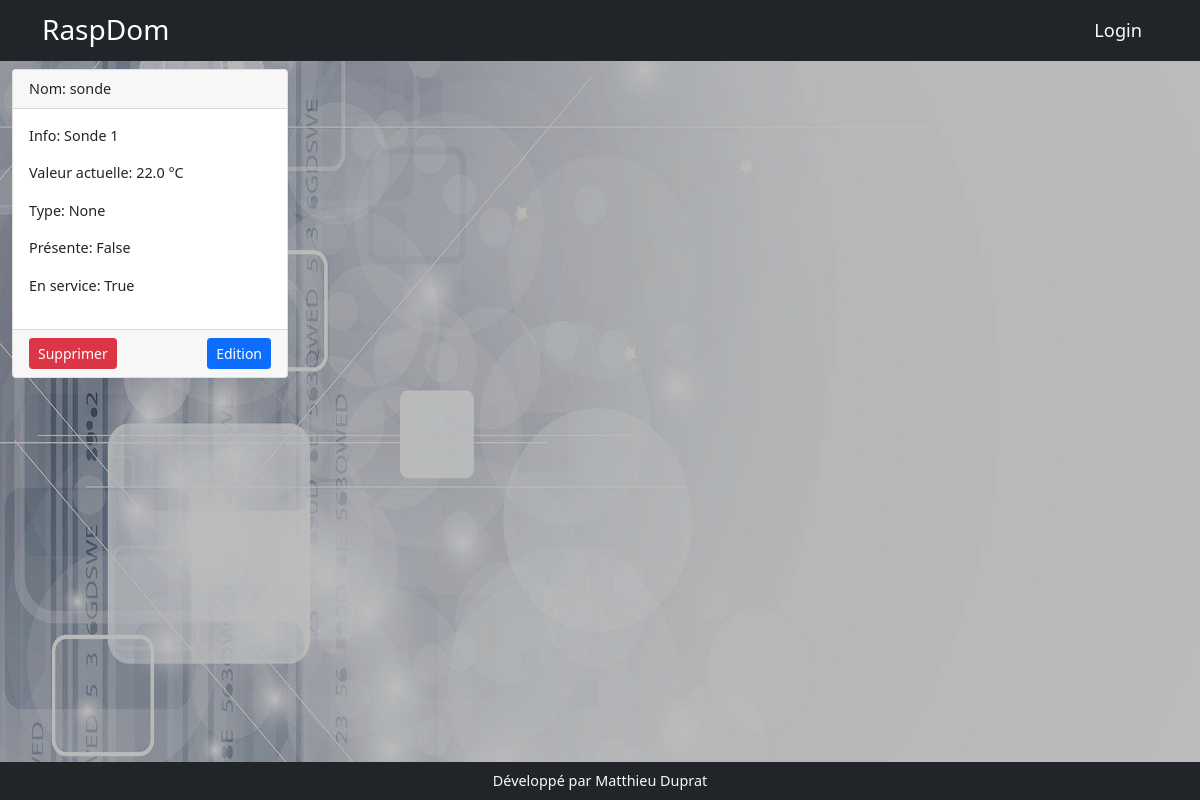
Page /sondes on the earlier database version.
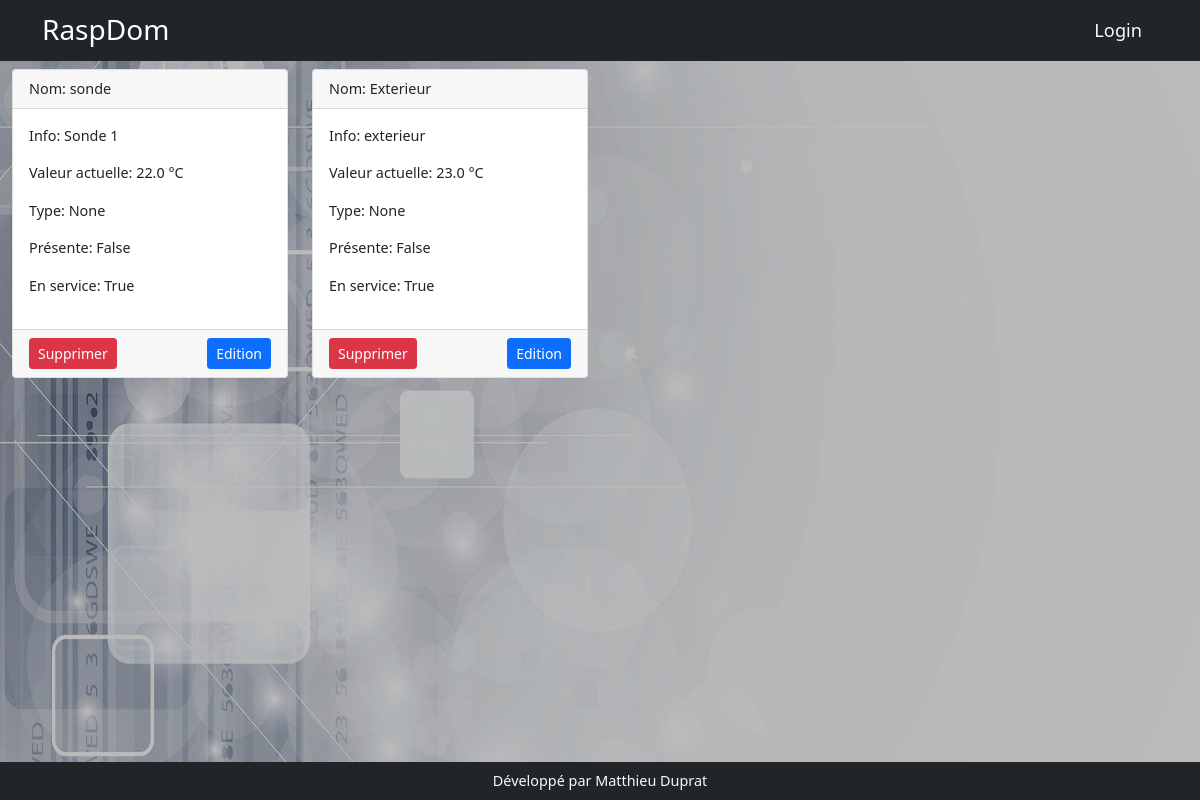
Same page on the later database version.
### models.py (models this page shows)
class Sonde(db.Model):
    id = db.Column(db.Integer, primary_key=True)
    nom = db.Column(db.String(200))
    min = db.Column(db.Float(),default=17.0)
    max = db.Column(db.Float(),default=19.0)
    unite = db.Column(db.String(20), default='')
    present = db.Column(db.Boolean(),default=False)
    appareil = db.relationship('Appareil', backref='appareil_sonde', lazy=True)
    en_service = db.Column(db.Boolean(), default=False)
    info = db.Column(db.String(200))
    chemin = db.Column(db.String(200))
    type_sonde = db.Column(db.String(20))
    sonde_valeur_id = db.relationship('ValeurSonde', backref='sonde_valeur', uselist=False, lazy=True, cascade="delete")

class ValeurSonde(db.Model):
    id = db.Column(db.Integer, primary_key=True)
    valeur = db.Column(db.Float())
    sonde_id = db.Column(db.Integer, db.ForeignKey('sonde.id'), nullable=False)

### app.py (the view)
@app.route('/sondes')
def sondes():
    sondes = Sonde.query.all()
    return render_template('sonde/sonde.html', sondes=sondes)

### templates/sonde/sonde.html (shortened to what this page needs)
{% extends 'base.html' %}
{% block content %}
<div class="row row-cols-1 row-cols-md-4 g-4">
        {% for ds1820b in sondes %}
    <div class="col">
        <div class="card">
            <div class="card-header">Nom:  {{ds1820b.nom}}</div>
            <div class="card-body">
                <p>Info: {{ds1820b.info}}</p>
                <p> Valeur actuelle: {{ds1820b.sonde_valeur_id.valeur}} °C</p>
                <p>Type: {{ds1820b.type_sonde}}</p>
                <p>Présente: {{ds1820b.present}}</p>
                <p>En service: {{ds1820b.en_service}}</p>
            </div>
            <div class="card-footer text-end d-flex justify-content-between">
                <form action="{{url_for('api_delete_sonde')}}" method="post">
                    <input type="submit" value="Supprimer" class="btn btn-sm btn-danger">
                </form>
               <a class="btn btn-sm btn-primary" href="{{url_for('edit_sonde',sonde_id=ds1820b.id)}}">Edition</a>
            </div>
        </div> </div>
    {% endfor %}
</div>
{% endblock %}

Differences in the rows shown:
added Sonde: nom "Exterieur", info "exterieur", sonde_valeur_id.valeur "23.0", type_sonde "None", present "False", en_service "True"
